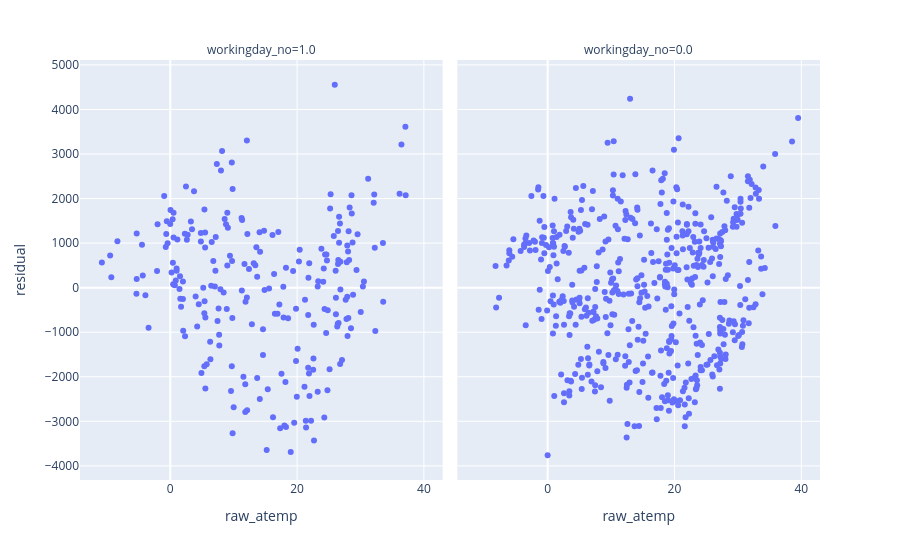

Notebook cell for this chart:
### Code cell
# Notice here I had to get the color = 'cover' from the original data frame.

fig = px.scatter(DF4,x='raw_atemp',y='residual',
                 facet_col='workingday_no'
                )
fig.show()

### Figure 1 — Plotly figure (JSON) as saved in the notebook; plotly's stock layout.template omitted (floating-point values rounded to 4 significant figures; data arrays with more than 128 entries replaced by an {"elided": "..."} marker saying what was removed)
{"data": [{"hovertemplate": "workingday_no=1.0<br>raw_atemp=%{x}<br>residual=%{y}<extra></extra>", "legendgroup": "", "marker": {"color": "#636efa", "symbol": "circle"}, "mode": "markers", "name": "", "orientation": "v", "showlegend": false, "type": "scatter", "x": {"elided": "231 float values"}, "xaxis": "x", "y": {"elided": "231 float values"}, "yaxis": "y"}, {"hovertemplate": "workingday_no=0.0<br>raw_atemp=%{x}<br>residual=%{y}<extra></extra>", "legendgroup": "", "marker": {"color": "#636efa", "symbol": "circle"}, "mode": "markers", "name": "", "orientation": "v", "showlegend": false, "type": "scatter", "x": {"elided": "500 float values"}, "xaxis": "x2", "y": {"elided": "500 float values"}, "yaxis": "y2"}], "layout": {"annotations": [{"font": {}, "showarrow": false, "text": "workingday_no=1.0", "x": 0.245, "xanchor": "center", "xref": "paper", "y": 1, "yanchor": "bottom", "yref": "paper"}, {"font": {}, "showarrow": false, "text": "workingday_no=0.0", "x": 0.755, "xanchor": "center", "xref": "paper", "y": 1, "yanchor": "bottom", "yref": "paper"}], "legend": {"tracegroupgap": 0}, "margin": {"t": 60}, "xaxis": {"anchor": "y", "domain": [0, 0.49], "title": {"text": "raw_atemp"}}, "xaxis2": {"anchor": "y2", "domain": [0.51, 1], "matches": "x", "title": {"text": "raw_atemp"}}, "yaxis": {"anchor": "x", "domain": [0, 1], "title": {"text": "residual"}}, "yaxis2": {"anchor": "x2", "domain": [0, 1], "matches": "y", "showticklabels": false}}}
